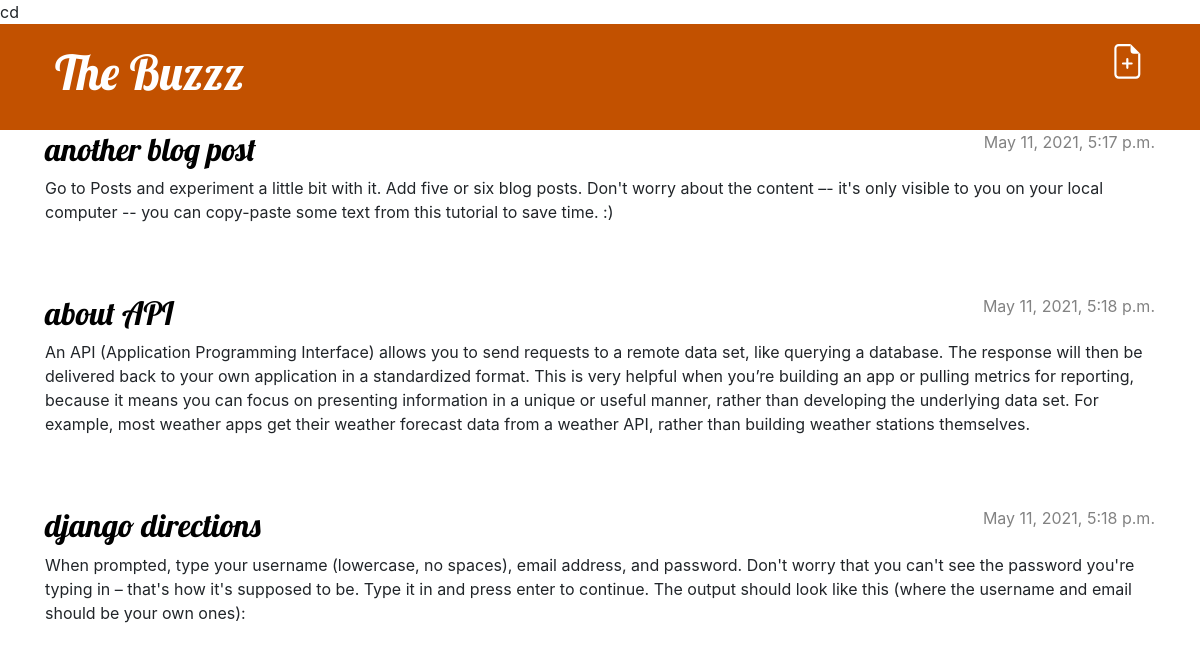
/, run on an earlier commit of the app's database.
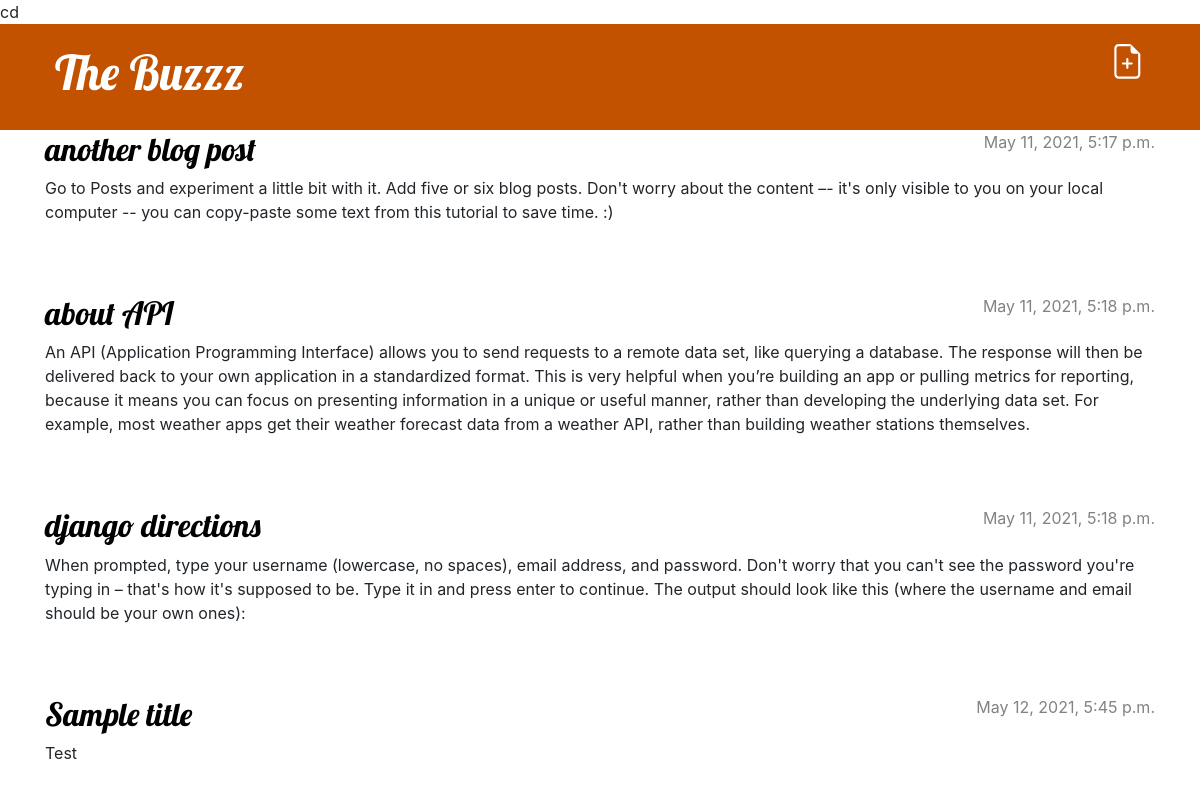
And on a later commit of the database.
### blog/models.py (models this page shows, shortened)
class Post(models.Model):
    author = models.ForeignKey(settings.AUTH_USER_MODEL, on_delete=models.CASCADE)
    title = models.CharField(max_length=200)
    text = models.TextField()
    created_date = models.DateTimeField(default=timezone.now)
    published_date = models.DateTimeField(blank=True, null=True)

### blog/views.py (the view)
# urls.py: path('', views.post_list, name='post_list'),
def post_list(request):
    posts = Post.objects.filter(published_date__lte=timezone.now()).order_by('published_date')
    return render(request, 'blog/post_list.html', {'posts': posts})

### blog/templates/blog/post_list.html
{% extends 'blog/base.html' %}
{% block content %}
    {% for post in posts %}
        <article class="post">
            <time class="date">
                {{ post.published_date }}
            </time>
            <h2><a href= ">{% url 'post_detail' pk=post.pk %}">{{ post.title }}</a></h2>
            <p>{{ post.text|linebreaksbr }}</p>
        </article>
    {% endfor %}
{% endblock %}

What changed in the data, as far as the page shows it:
added Post: published_date "May 12, 2021, 5:45 p.m.", title "Sample title", text "Test"
